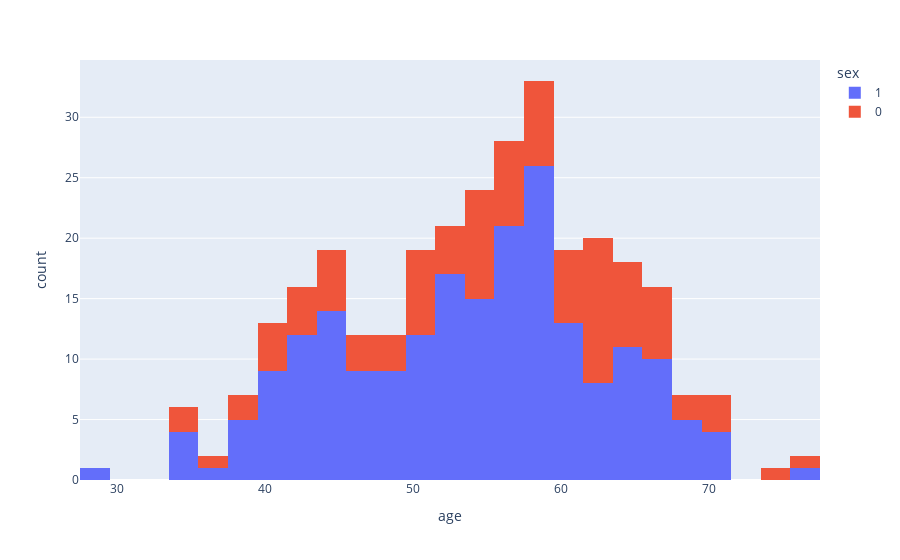

Write notebook code for a chart like this one.
### Code cell
import plotly.express as px
fig = px.histogram(data_frame = df , x ='age' , color='sex') 
fig.show()

### Figure 1 — Plotly figure (JSON) as saved in the notebook; plotly's stock layout.template omitted (floating-point values rounded to 4 significant figures; data arrays with more than 128 entries replaced by an {"elided": "..."} marker saying what was removed)
{"data": [{"alignmentgroup": "True", "bingroup": "x", "hovertemplate": "sex=1<br>age=%{x}<br>count=%{y}<extra></extra>", "legendgroup": "1", "marker": {"color": "#636efa", "pattern": {"shape": ""}}, "name": "1", "offsetgroup": "1", "orientation": "v", "showlegend": true, "type": "histogram", "x": {"elided": "207 int values"}, "xaxis": "x", "yaxis": "y"}, {"alignmentgroup": "True", "bingroup": "x", "hovertemplate": "sex=0<br>age=%{x}<br>count=%{y}<extra></extra>", "legendgroup": "0", "marker": {"color": "#EF553B", "pattern": {"shape": ""}}, "name": "0", "offsetgroup": "0", "orientation": "v", "showlegend": true, "type": "histogram", "x": [41, 57, 56, 48, 58, 50, 58, 66, 69, 71, 65, 41, 46, 54, 65, 65, 51, 53, 53, 53, 51, 44, 63, 57, 71, 35, 45, 62, 43, 55, 60, 42, 67, 54, 58, 54, 45, 62, 63, 68, 45, 50, 50, 64, 64, 37, 46, 46, 64, 41, 54, 39, 34, 67, 52, 74, 54, 49, 41, 49, 60, 51, 42, 67, 76, 44, 60, 71, 66, 39, 58, 55, 62, 65, 61, 51, 62, 60, 61, 43, 62, 63, 56, 59, 56, 62, 62, 66, 63, 55, 58, 55, 58, 63, 57, 57], "xaxis": "x", "yaxis": "y"}], "layout": {"barmode": "relative", "legend": {"title": {"text": "sex"}, "tracegroupgap": 0}, "margin": {"t": 60}, "xaxis": {"anchor": "y", "domain": [0, 1], "title": {"text": "age"}}, "yaxis": {"anchor": "x", "domain": [0, 1], "title": {"text": "count"}}}}
